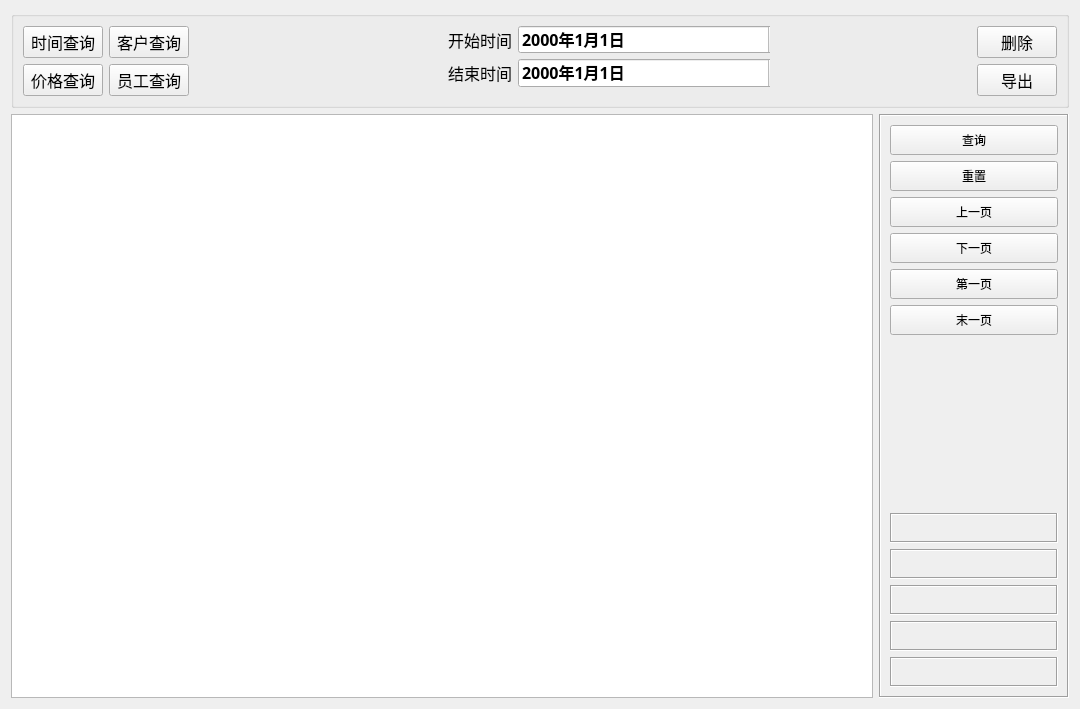
<?xml version="1.0" encoding="UTF-8"?>
<ui version="4.0">
 <class>payfrmdbpage</class>
 <widget class="QWidget" name="payfrmdbpage">
  <property name="geometry">
   <rect>
    <x>0</x>
    <y>0</y>
    <width>1080</width>
    <height>709</height>
   </rect>
  </property>
  <property name="windowTitle">
   <string>Form</string>
  </property>
  <layout class="QGridLayout" name="gridLayout_3">
   <item row="0" column="0" colspan="2">
    <widget class="QGroupBox" name="gboxTop">
     <property name="font">
      <font>
       <family>楷体</family>
       <pointsize>12</pointsize>
      </font>
     </property>
     <property name="title">
      <string/>
     </property>
     <layout class="QGridLayout" name="gridLayout">
      <item row="0" column="0">
       <widget class="QPushButton" name="btn_time">
        <property name="text">
         <string>时间查询</string>
        </property>
       </widget>
      </item>
      <item row="0" column="5">
       <widget class="QPushButton" name="btnDelete">
        <property name="cursor">
         <cursorShape>ArrowCursor</cursorShape>
        </property>
        <property name="text">
         <string>删除</string>
        </property>
        <property name="icon">
         <iconset>
          <normaloff>:/image/delete.png</normaloff>:/image/delete.png</iconset>
        </property>
        <property name="iconSize">
         <size>
          <width>20</width>
          <height>20</height>
         </size>
        </property>
       </widget>
      </item>
      <item row="1" column="0">
       <widget class="QPushButton" name="btn_price">
        <property name="text">
         <string>价格查询</string>
        </property>
       </widget>
      </item>
      <item row="1" column="5">
       <widget class="QPushButton" name="btnExcel">
        <property name="cursor">
         <cursorShape>ArrowCursor</cursorShape>
        </property>
        <property name="toolTip">
         <string>功能开发中</string>
        </property>
        <property name="text">
         <string>导出</string>
        </property>
        <property name="icon">
         <iconset>
          <normaloff>:/image/excel.png</normaloff>:/image/excel.png</iconset>
        </property>
        <property name="iconSize">
         <size>
          <width>20</width>
          <height>20</height>
         </size>
        </property>
       </widget>
      </item>
      <item row="0" column="4">
       <spacer name="horizontalSpacer">
        <property name="orientation">
         <enum>Qt::Horizontal</enum>
        </property>
        <property name="sizeHint" stdset="0">
         <size>
          <width>40</width>
          <height>20</height>
         </size>
        </property>
       </spacer>
      </item>
      <item row="0" column="2">
       <spacer name="horizontalSpacer_2">
        <property name="orientation">
         <enum>Qt::Horizontal</enum>
        </property>
        <property name="sizeHint" stdset="0">
         <size>
          <width>40</width>
          <height>20</height>
         </size>
        </property>
       </spacer>
      </item>
      <item row="0" column="3" rowspan="2">
       <widget class="QStackedWidget" name="stackedWidget">
        <property name="currentIndex">
         <number>0</number>
        </property>
        <widget class="QWidget" name="timepage">
         <widget class="QWidget" name="layoutWidget">
          <property name="geometry">
           <rect>
            <x>52</x>
            <y>0</y>
            <width>341</width>
            <height>61</height>
           </rect>
          </property>
          <layout class="QFormLayout" name="formLayout">
           <item row="0" column="0">
            <widget class="QLabel" name="labTimeStart">
             <property name="text">
              <string>开始时间</string>
             </property>
            </widget>
           </item>
           <item row="0" column="1">
            <widget class="QDateEdit" name="dateStart">
             <property name="enabled">
              <bool>true</bool>
             </property>
             <property name="font">
              <font>
               <family>楷体</family>
               <pointsize>12</pointsize>
               <weight>75</weight>
               <italic>false</italic>
               <bold>true</bold>
               <kerning>true</kerning>
              </font>
             </property>
             <property name="focusPolicy">
              <enum>Qt::WheelFocus</enum>
             </property>
             <property name="contextMenuPolicy">
              <enum>Qt::DefaultContextMenu</enum>
             </property>
             <property name="inputMethodHints">
              <set>Qt::ImhPreferNumbers</set>
             </property>
             <property name="frame">
              <bool>true</bool>
             </property>
             <property name="accelerated">
              <bool>false</bool>
             </property>
             <property name="keyboardTracking">
              <bool>true</bool>
             </property>
             <property name="displayFormat">
              <string>yyyy年M月d日</string>
             </property>
             <property name="calendarPopup">
              <bool>true</bool>
             </property>
            </widget>
           </item>
           <item row="1" column="0">
            <widget class="QLabel" name="labTimeEnd">
             <property name="text">
              <string>结束时间</string>
             </property>
            </widget>
           </item>
           <item row="1" column="1">
            <widget class="QDateEdit" name="dateEnd">
             <property name="font">
              <font>
               <family>楷体</family>
               <pointsize>12</pointsize>
               <weight>75</weight>
               <italic>false</italic>
               <bold>true</bold>
               <kerning>true</kerning>
              </font>
             </property>
             <property name="displayFormat">
              <string>yyyy年M月d日</string>
             </property>
             <property name="calendarPopup">
              <bool>true</bool>
             </property>
            </widget>
           </item>
          </layout>
         </widget>
        </widget>
        <widget class="QWidget" name="customerpage">
         <layout class="QGridLayout" name="gridLayout_4">
          <item row="0" column="0">
           <widget class="QLabel" name="lab_customer">
            <property name="text">
             <string>客户姓名：</string>
            </property>
           </widget>
          </item>
          <item row="0" column="1">
           <widget class="QLineEdit" name="edit_customer"/>
          </item>
         </layout>
        </widget>
        <widget class="QWidget" name="pricepage">
         <layout class="QGridLayout" name="gridLayout_2">
          <item row="0" column="3">
           <widget class="QLineEdit" name="edit_price2"/>
          </item>
          <item row="0" column="2">
           <widget class="QLabel" name="lab_label">
            <property name="text">
             <string>-</string>
            </property>
           </widget>
          </item>
          <item row="0" column="1">
           <widget class="QLineEdit" name="edit_price1"/>
          </item>
          <item row="0" column="0">
           <widget class="QLabel" name="lab_price">
            <property name="text">
             <string>金额：</string>
            </property>
           </widget>
          </item>
         </layout>
        </widget>
        <widget class="QWidget" name="staffpage">
         <layout class="QGridLayout" name="gridLayout_5">
          <item row="0" column="0">
           <widget class="QLabel" name="lab_staff">
            <property name="text">
             <string>员工姓名：</string>
            </property>
           </widget>
          </item>
          <item row="0" column="1">
           <widget class="QLineEdit" name="edit_staff"/>
          </item>
         </layout>
        </widget>
       </widget>
      </item>
      <item row="0" column="1">
       <widget class="QPushButton" name="btn_customer">
        <property name="text">
         <string>客户查询</string>
        </property>
       </widget>
      </item>
      <item row="1" column="1">
       <widget class="QPushButton" name="btn_staff">
        <property name="text">
         <string>员工查询</string>
        </property>
       </widget>
      </item>
     </layout>
    </widget>
   </item>
   <item row="1" column="0">
    <widget class="QSplitter" name="splitter">
     <property name="orientation">
      <enum>Qt::Vertical</enum>
     </property>
     <property name="opaqueResize">
      <bool>false</bool>
     </property>
     <widget class="QTableView" name="tableMain">
      <property name="styleSheet">
       <string notr="true"/>
      </property>
     </widget>
    </widget>
   </item>
   <item row="1" column="1">
    <widget class="QFrame" name="frameBottom">
     <property name="minimumSize">
      <size>
       <width>190</width>
       <height>0</height>
      </size>
     </property>
     <property name="maximumSize">
      <size>
       <width>190</width>
       <height>16777215</height>
      </size>
     </property>
     <property name="frameShape">
      <enum>QFrame::Box</enum>
     </property>
     <property name="frameShadow">
      <enum>QFrame::Sunken</enum>
     </property>
     <layout class="QVBoxLayout" name="verticalLayout">
      <item>
       <widget class="QPushButton" name="btnSelect">
        <property name="sizePolicy">
         <sizepolicy hsizetype="Minimum" vsizetype="Minimum">
          <horstretch>0</horstretch>
          <verstretch>0</verstretch>
         </sizepolicy>
        </property>
        <property name="minimumSize">
         <size>
          <width>50</width>
          <height>30</height>
         </size>
        </property>
        <property name="text">
         <string>查询</string>
        </property>
       </widget>
      </item>
      <item>
       <widget class="QPushButton" name="btnback">
        <property name="sizePolicy">
         <sizepolicy hsizetype="Minimum" vsizetype="Minimum">
          <horstretch>0</horstretch>
          <verstretch>0</verstretch>
         </sizepolicy>
        </property>
        <property name="minimumSize">
         <size>
          <width>50</width>
          <height>30</height>
         </size>
        </property>
        <property name="text">
         <string>重置</string>
        </property>
       </widget>
      </item>
      <item>
       <widget class="QPushButton" name="btnPreVious">
        <property name="sizePolicy">
         <sizepolicy hsizetype="Minimum" vsizetype="Minimum">
          <horstretch>0</horstretch>
          <verstretch>0</verstretch>
         </sizepolicy>
        </property>
        <property name="minimumSize">
         <size>
          <width>50</width>
          <height>30</height>
         </size>
        </property>
        <property name="text">
         <string>上一页</string>
        </property>
        <property name="iconSize">
         <size>
          <width>18</width>
          <height>18</height>
         </size>
        </property>
       </widget>
      </item>
      <item>
       <widget class="QPushButton" name="btnNext">
        <property name="sizePolicy">
         <sizepolicy hsizetype="Minimum" vsizetype="Minimum">
          <horstretch>0</horstretch>
          <verstretch>0</verstretch>
         </sizepolicy>
        </property>
        <property name="minimumSize">
         <size>
          <width>50</width>
          <height>30</height>
         </size>
        </property>
        <property name="text">
         <string>下一页</string>
        </property>
        <property name="iconSize">
         <size>
          <width>18</width>
          <height>18</height>
         </size>
        </property>
       </widget>
      </item>
      <item>
       <widget class="QPushButton" name="btnFirst">
        <property name="sizePolicy">
         <sizepolicy hsizetype="Minimum" vsizetype="Minimum">
          <horstretch>0</horstretch>
          <verstretch>0</verstretch>
         </sizepolicy>
        </property>
        <property name="minimumSize">
         <size>
          <width>50</width>
          <height>30</height>
         </size>
        </property>
        <property name="text">
         <string>第一页</string>
        </property>
        <property name="iconSize">
         <size>
          <width>18</width>
          <height>18</height>
         </size>
        </property>
       </widget>
      </item>
      <item>
       <widget class="QPushButton" name="btnLast">
        <property name="sizePolicy">
         <sizepolicy hsizetype="Minimum" vsizetype="Minimum">
          <horstretch>0</horstretch>
          <verstretch>0</verstretch>
         </sizepolicy>
        </property>
        <property name="minimumSize">
         <size>
          <width>50</width>
          <height>30</height>
         </size>
        </property>
        <property name="text">
         <string>末一页</string>
        </property>
        <property name="iconSize">
         <size>
          <width>18</width>
          <height>18</height>
         </size>
        </property>
       </widget>
      </item>
      <item>
       <spacer name="verticalSpacer">
        <property name="orientation">
         <enum>Qt::Vertical</enum>
        </property>
        <property name="sizeHint" stdset="0">
         <size>
          <width>20</width>
          <height>155</height>
         </size>
        </property>
       </spacer>
      </item>
      <item>
       <widget class="QLabel" name="labPageTotal">
        <property name="sizePolicy">
         <sizepolicy hsizetype="Minimum" vsizetype="Minimum">
          <horstretch>0</horstretch>
          <verstretch>0</verstretch>
         </sizepolicy>
        </property>
        <property name="minimumSize">
         <size>
          <width>50</width>
          <height>30</height>
         </size>
        </property>
        <property name="frameShape">
         <enum>QFrame::Box</enum>
        </property>
        <property name="frameShadow">
         <enum>QFrame::Sunken</enum>
        </property>
        <property name="text">
         <string/>
        </property>
        <property name="alignment">
         <set>Qt::AlignCenter</set>
        </property>
       </widget>
      </item>
      <item>
       <widget class="QLabel" name="labRecordsTotal">
        <property name="sizePolicy">
         <sizepolicy hsizetype="Minimum" vsizetype="Minimum">
          <horstretch>0</horstretch>
          <verstretch>0</verstretch>
         </sizepolicy>
        </property>
        <property name="minimumSize">
         <size>
          <width>50</width>
          <height>30</height>
         </size>
        </property>
        <property name="frameShape">
         <enum>QFrame::Box</enum>
        </property>
        <property name="frameShadow">
         <enum>QFrame::Sunken</enum>
        </property>
        <property name="text">
         <string/>
        </property>
        <property name="alignment">
         <set>Qt::AlignCenter</set>
        </property>
       </widget>
      </item>
      <item>
       <widget class="QLabel" name="labPageCurrent">
        <property name="sizePolicy">
         <sizepolicy hsizetype="Minimum" vsizetype="Minimum">
          <horstretch>0</horstretch>
          <verstretch>0</verstretch>
         </sizepolicy>
        </property>
        <property name="minimumSize">
         <size>
          <width>50</width>
          <height>30</height>
         </size>
        </property>
        <property name="frameShape">
         <enum>QFrame::Box</enum>
        </property>
        <property name="frameShadow">
         <enum>QFrame::Sunken</enum>
        </property>
        <property name="text">
         <string/>
        </property>
        <property name="alignment">
         <set>Qt::AlignCenter</set>
        </property>
       </widget>
      </item>
      <item>
       <widget class="QLabel" name="labRecordsPerpage">
        <property name="sizePolicy">
         <sizepolicy hsizetype="Minimum" vsizetype="Minimum">
          <horstretch>0</horstretch>
          <verstretch>0</verstretch>
         </sizepolicy>
        </property>
        <property name="minimumSize">
         <size>
          <width>50</width>
          <height>30</height>
         </size>
        </property>
        <property name="frameShape">
         <enum>QFrame::Box</enum>
        </property>
        <property name="frameShadow">
         <enum>QFrame::Sunken</enum>
        </property>
        <property name="text">
         <string/>
        </property>
        <property name="alignment">
         <set>Qt::AlignCenter</set>
        </property>
       </widget>
      </item>
      <item>
       <widget class="QLabel" name="labSelectTime">
        <property name="sizePolicy">
         <sizepolicy hsizetype="Minimum" vsizetype="Minimum">
          <horstretch>0</horstretch>
          <verstretch>0</verstretch>
         </sizepolicy>
        </property>
        <property name="minimumSize">
         <size>
          <width>50</width>
          <height>30</height>
         </size>
        </property>
        <property name="frameShape">
         <enum>QFrame::Box</enum>
        </property>
        <property name="frameShadow">
         <enum>QFrame::Sunken</enum>
        </property>
        <property name="text">
         <string/>
        </property>
        <property name="alignment">
         <set>Qt::AlignCenter</set>
        </property>
       </widget>
      </item>
     </layout>
    </widget>
   </item>
  </layout>
 </widget>
 <resources/>
 <connections/>
</ui>
